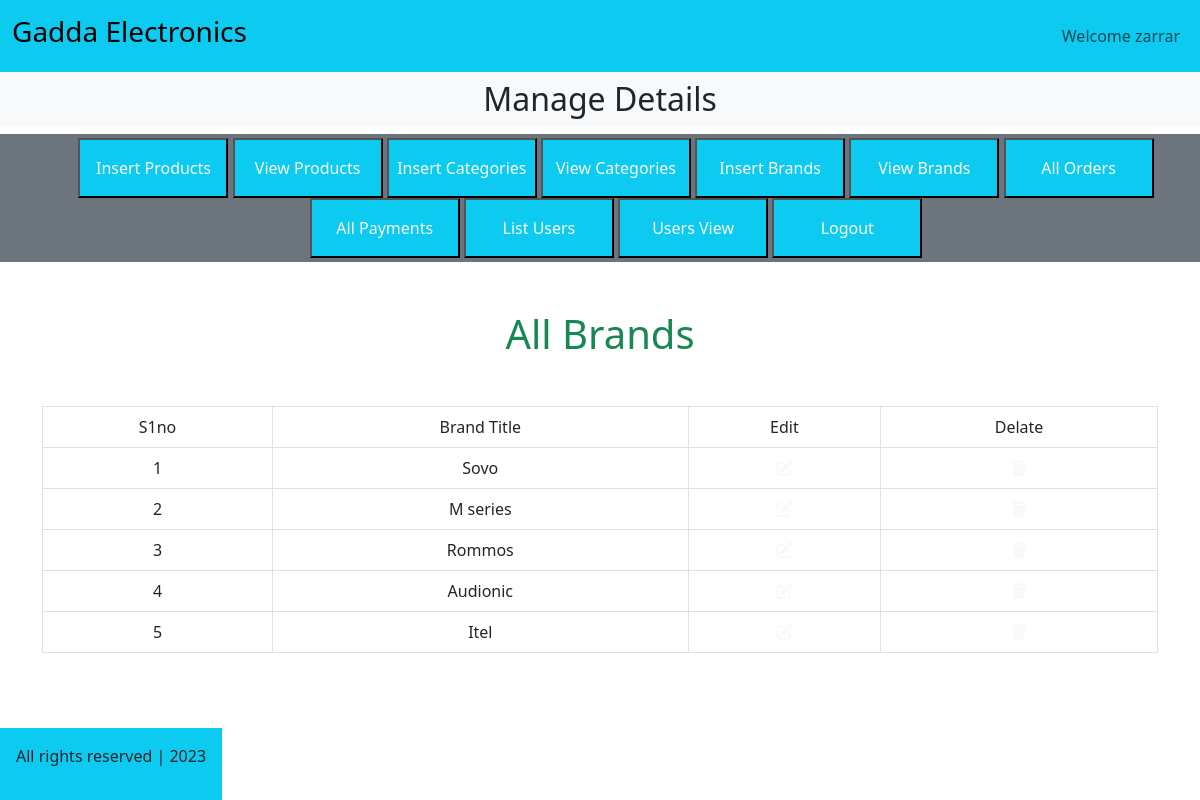
Screenshot of /admin/index.php?view_brands (signed in) with the database file from the repository.
### tables this page shows
CREATE TABLE `brands` (
  `brand_id` int(11) NOT NULL,
  `brand_title` varchar(40) NOT NULL
);

### admin/view_brands.php (the view, shortened to what this page needs)
<h1 class="text-center text-success">All Brands</h1>
<table class="table table-bordered mt-5">
    <thead class="bg-info">
        <tr class="text-center">
            <td>S1no</td>
            <td>Brand Title</td>
            <td>Edit</td>
            <td>Delate</td>
        </tr>
    </thead>
    <tbody class="bg-secondary text-light">
        <?php
        $select_brand = "select * from brands";
        $resul_brand = mysqli_query($con, $select_brand);
        $num = 0;
        while ($row_brand = mysqli_fetch_assoc($resul_brand)) {
            $brand_id = $row_brand['brand_id'];
            $brand_title = $row_brand['brand_title'];
            $num++;
            ?>
            <tr class="text-center">
                <td><?php echo $num ?></td>
                <td><?php echo $brand_title ?></td>
                <td><a href='index.php?edit_brand=<?php echo $brand_id ?>' class='text-light'><i class='fa-solid fa-pen-to-square'></i></a></td>
                <td><a href='index.php?delete_brand=<?php echo $brand_id ?>' class='text-light' type="button" data-toggle="modal" data-target="#exampleModal"><i class='fa-solid fa-trash'></i></a></td>
                <?php
        }
        ?>
        </tr>
    </tbody>
</table>

### style.css (style rules this page uses)
* { margin: 0; padding: 0; box-sizing: border-box; }

### rows the page displays
brands: brand_title "Sovo"
brands: brand_title "M series"
brands: brand_title "Rommos"
brands: brand_title "Audionic"
brands: brand_title "Itel"

### other values shown
$_SESSION['admin_name'] "zarrar"
